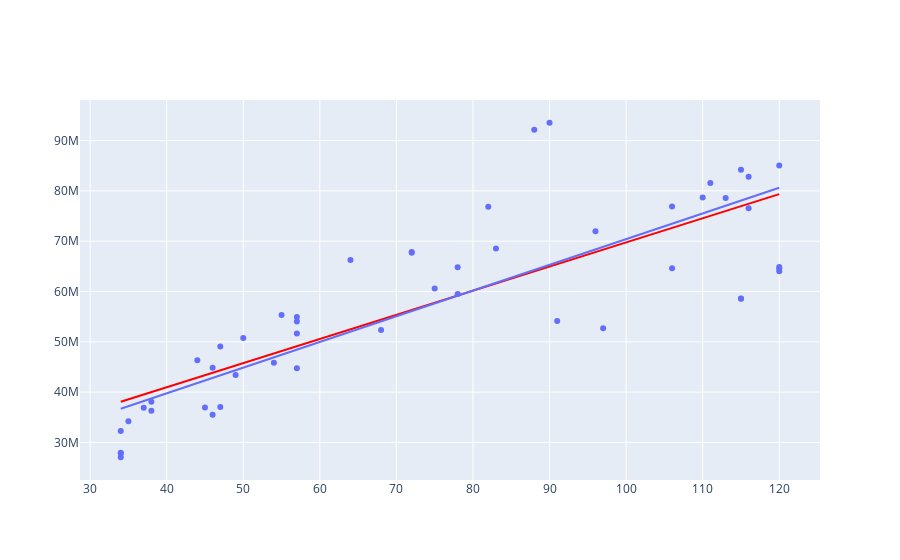

This figure's notebook cell:
### Markdown cell above
### Off-the-shelf solutions

### Code cell
from scipy import stats

result = stats.linregress(area, price)
print(result)
slope, intercept, r, p, std_err = result
# plot
x_range = np.linspace(min(area), max(area), 100)
trace = go.Scatter(
    x=x_range,
    y=[slope * x + intercept for x in x_range],
    mode="lines",
    showlegend=False,
)
trace.line["color"] = "red"
fig5 = go.Figure(data=(trace,) + fig4.data)
fig5.show()
